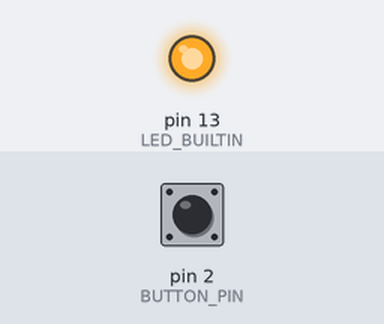
Bench run of a sketch on a simulated Arduino Uno, built with avr-gcc and run on an emulated ATmega328P. On the bench: output pins drawn as LEDs (lit = HIGH). The inputs (shaded band) are chosen by the test bench; at power-on: pin 2 (BUTTON_PIN) LOW.

Above: at 1.2 s.
1.3 s: pin 2 (BUTTON_PIN) pulled HIGH for 0.15 s
At 2.3 s:
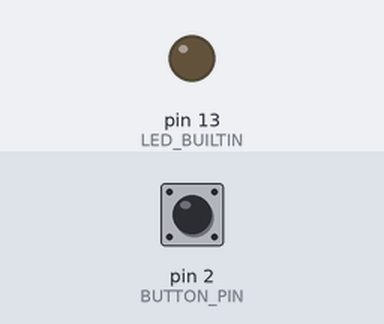
2.9 s: pin 2 (BUTTON_PIN) pulled HIGH for 1 s
At 3.5 s:
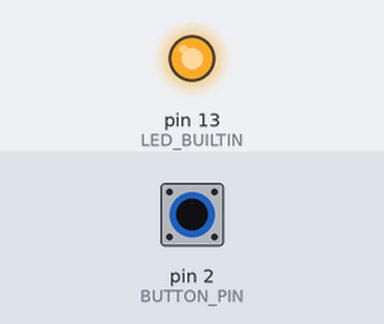
5.4 s: pin 2 (BUTTON_PIN) pulled HIGH for 3.2 s
At 6.6 s:
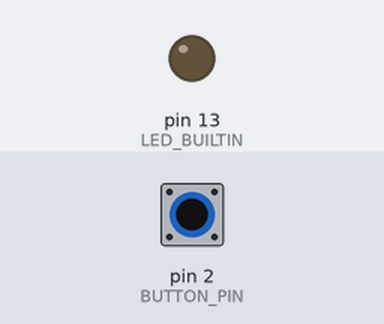
Timing chart, 0 to 8.4 s (numbered marks = the images above; inputs shaded):
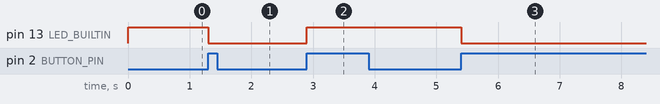

Measured:
- after the input at 1.3 s, pin 13 (LED_BUILTIN): HIGH → LOW at once
- after the input at 2.9 s, pin 13 (LED_BUILTIN): LOW → HIGH at once
- after the input at 5.4 s, pin 13 (LED_BUILTIN): HIGH → LOW at once

The sketch:

push_button_example.ino
```cpp
// -----------------------------------------------------------
// FileName     : push_button_example.ino
// Author       : Hyemin Stella Lee
// Created      : 4/10/2023
// Description  : Toggle built-in LED with push button
// -----------------------------------------------------------

#define BUTTON_PIN 2
byte buttonState = LOW;

void buttonTog() {
  buttonState = !buttonState;
}

void setup() {
  pinMode(LED_BUILTIN, OUTPUT);
  pinMode(BUTTON_PIN, INPUT);
  attachInterrupt(digitalPinToInterrupt(BUTTON_PIN), buttonTog, RISING);
}

void loop() {

  if (buttonState == LOW) {
    digitalWrite(LED_BUILTIN, HIGH);
  } else {
    digitalWrite(LED_BUILTIN, LOW);
  }
}
```
